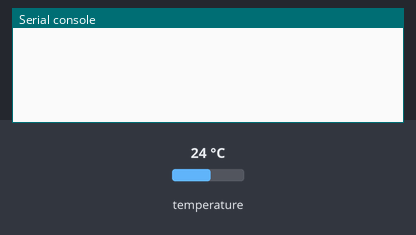
Simulated run of this program. Board: MicroPython board. Shown: the last lines printed to the serial console. The inputs (shaded band) are chosen by the test bench; at power-on: temperature 24 °C.

Above: at 1.2 s.
1.3 s: temperature set to 12 °C
At 2.4 s:
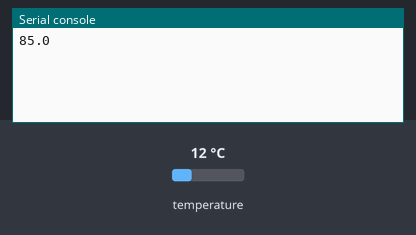
5.5 s: temperature set to 19 °C
At 7.4 s:
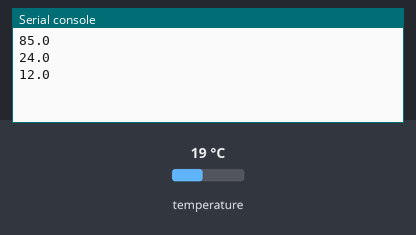
Timing chart, 0 to 8.9 s (numbered marks = the images above; inputs shaded):
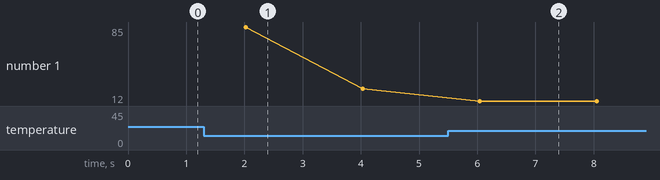

Measured:
- plotted number 1: 24 → 19 after the input at 5.5 s

The program:

temperature_test.py
```python
import time
from machine import Pin
from onewire import DS18X20
from onewire import OneWire


PIN_TEMP = Pin('P12')

class TemperatureSensor:

    def __init__(self, pin=PIN_TEMP):
        self._ow = OneWire(pin)
        self._temp = DS18X20(self._ow)
        self.temperature = 0
        pass

    def read(self):
        self.temperature = self._temp.read_temp_async()
        time.sleep(1)
        self._temp.start_conversion()
        time.sleep(1)
        pass

    def last(self):
        self.read()
        return self.temperature


t = TemperatureSensor()
while True:
    print(t.last())
```
